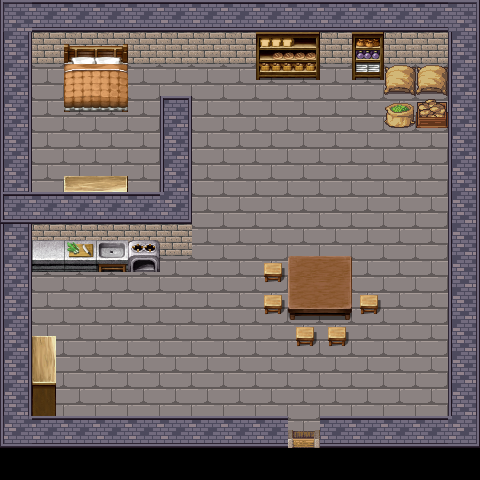

The image is a tile-based game level rendered from a .tmx file. Its description and source (layers, tilesets, objects; grid data summarised) follow:
An orthogonal 15x15 tile map with 32x32 px tiles, 5 tile layers (Floor, House Decals, Character, Wall, ...), 14 tilesets and 2 objects.

<map version="1.0" orientation="orthogonal" renderorder="right-down" width="15" height="15" tilewidth="32" tileheight="32" nextobjectid="3">
 <tileset firstgid="1" name="build_atlas" tilewidth="32" tileheight="32">
  <image source="../Tilesets/build_atlas.png" width="1024" height="1024" />
 </tileset>
 <tileset firstgid="1025" name="base_out_atlas" tilewidth="32" tileheight="32">
  <image source="../Tilesets/base_out_atlas.png" width="1024" height="1024" />
 </tileset>
 <tileset firstgid="2049" name="magecity_0" tilewidth="32" tileheight="32">
  <image source="../Tilesets/magecity_0.png" width="256" height="1450" />
 </tileset>
 <tileset firstgid="2409" name="base_out_atlas" tilewidth="32" tileheight="32">
  <image source="../Tilesets/base_out_atlas.png" width="1024" height="1024" />
 </tileset>
 <tileset firstgid="3433" name="InteriorComp2" tilewidth="32" tileheight="32">
  <image source="../Tilesets/InteriorComp2.png" width="512" height="512" />
 </tileset>
 <tileset firstgid="3689" name="InteriorItemsComp" tilewidth="32" tileheight="32">
  <image source="../Tilesets/InteriorItemsComp.png" width="512" height="512" />
 </tileset>
 <tileset firstgid="3945" name="magecity_0" tilewidth="32" tileheight="32">
  <image source="../Tilesets/magecity_0.png" width="256" height="1450" />
 </tileset>
 <tileset firstgid="4305" name="obj_misk_atlas" tilewidth="32" tileheight="32">
  <image source="../Tilesets/obj_misk_atlas.png" width="1024" height="1024" />
 </tileset>
 <tileset firstgid="5329" name="base_out_atlas" tilewidth="32" tileheight="32">
  <image source="../Tilesets/base_out_atlas.png" width="1024" height="1024" />
 </tileset>
 <tileset firstgid="6353" name="BedComp" tilewidth="32" tileheight="32">
  <image source="../Tilesets/BedComp.png" width="512" height="512" />
 </tileset>
 <tileset firstgid="6609" name="BridgeComp" tilewidth="32" tileheight="32">
  <image source="../Tilesets/BridgeComp.png" width="512" height="512" />
 </tileset>
 <tileset firstgid="6865" name="build_atlas" tilewidth="32" tileheight="32">
  <image source="../Tilesets/build_atlas.png" width="1024" height="1024" />
 </tileset>
 <tileset firstgid="7889" name="house_inside" tilewidth="32" tileheight="32">
  <image source="../Tilesets/house_inside.png" width="512" height="448" />
 </tileset>
 <tileset firstgid="8113" name="ShelfComp" tilewidth="32" tileheight="32">
  <image source="../Tilesets/ShelfComp.png" width="512" height="512" />
 </tileset>
 <layer name="Floor" width="15" height="15">
  <data>[225 cells, 209 non-empty, 3 distinct tile ids]</data>
 </layer>
 <layer name="House Decals" width="15" height="15">
  <data>[225 cells, 8 non-empty, 4 distinct tile ids]</data>
 </layer>
 <layer name="Character" width="15" height="15">
  <data>[225 cells, 0 non-empty, 0 distinct tile ids]</data>
 </layer>
 <layer name="Wall" width="15" height="15">
  <data>[225 cells, 80 non-empty, 13 distinct tile ids]</data>
 </layer>
 <layer name="House Decals (non)" width="15" height="15">
  <data>[225 cells, 30 non-empty, 29 distinct tile ids]</data>
 </layer>
 <objectgroup name="Collisions">
  <object id="1" x="29.3333" y="63.3333">
   <polyline points="0,0 0.666667,130 35.3333,128.667 35.3333,114 96.6667,114 97.3333,130 132.667,130 132.667,33.3333 162,33.3333 162,188 2.66667,188 2,272.667 2,285.333 25.3333,286 25.3333,351.333 257.333,352.667 258,385.333 292,385.333 292.667,354.667 420.667,353.333 420,57.3333 356,60 355.333,2.66667 322.667,4 323.333,-6.66667 290.667,-6.66667 290,5.33333 228,4 228.667,-7.33333 97.3333,-9.33333 98.6667,31.3333 33.3333,34 34,-6 0,-7.33333 0,5.33333" />
  </object>
  <object id="2" x="288.667" y="258">
   <polyline points="0,0 60.6667,0 61.3333,48.6667 0.666667,48.6667 -0.666667,0" />
  </object>
 </objectgroup>
</map>
